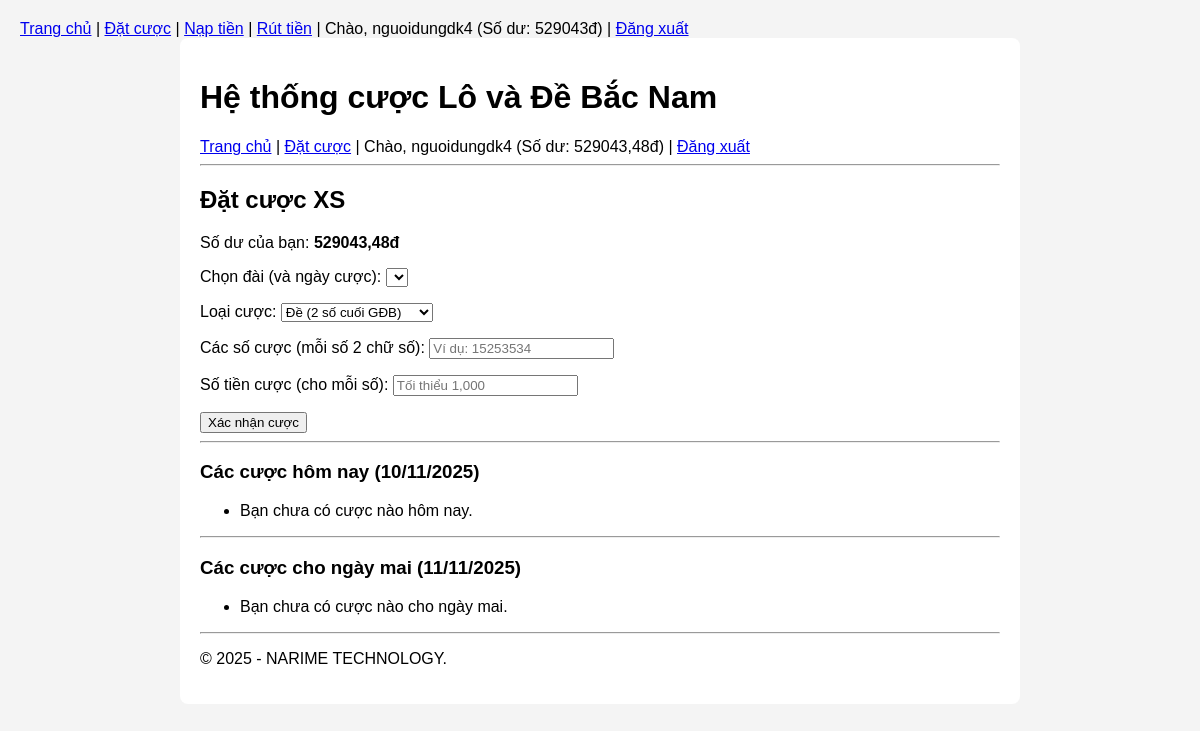
The page /dat-cuoc/ (signed in) on the database as committed earlier.
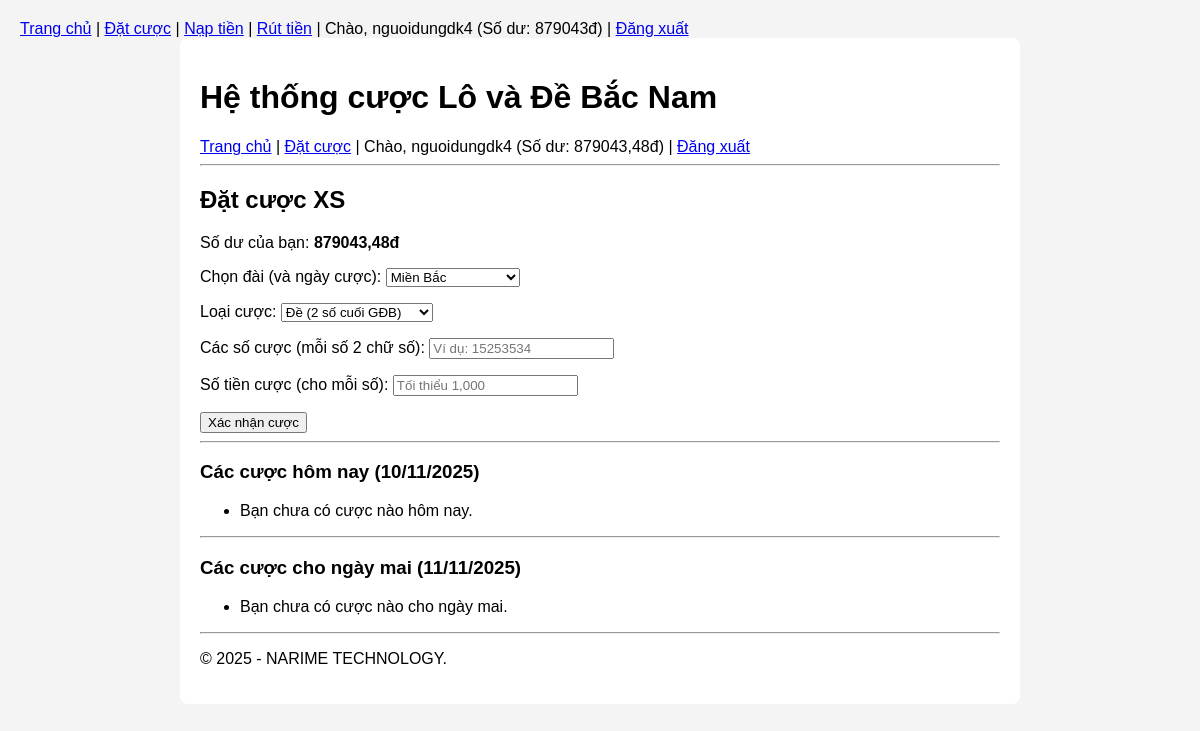
The same page on the database as committed later.
### users/models.py (models this page shows, shortened)
class CustomUser(AbstractUser):
    phone_number = models.CharField(max_length=20, blank=True, null=True)
    date_of_birth = models.DateField(blank=True, null=True)

### wallet/models.py (models this page shows, shortened)
class Wallet(models.Model):
    user = models.OneToOneField(
        settings.AUTH_USER_MODEL,
        on_delete=models.CASCADE,
        related_name='wallet'
    )
    balance = models.DecimalField(
        max_digits=12,
        decimal_places=2,
        default=Decimal('0.00')
    )
    created_at = models.DateTimeField(auto_now_add=True)
    updated_at = models.DateTimeField(auto_now=True)

### lottery/models.py (models this page shows, shortened)
class LotteryStation(models.Model):
    REGION_CHOICES = [
        ('NORTH', 'Miền Bắc'),
        ('SOUTH', 'Miền Nam'),
        ('CENTRAL', 'Miền Trung'),
    ]
    name = models.CharField(max_length=100, unique=True, verbose_name="Tên đài")
    identifier = models.SlugField(max_length=100, unique=True, help_text="Ví dụ: mien-bac, tp-hcm, long-an")
    region = models.CharField(max_length=10, choices=REGION_CHOICES, default='NORTH', verbose_name="Vùng miền")
    prize_count = models.PositiveIntegerField(default=27, verbose_name="Số lượng giải (MB=27, MN/MT=18)")
    cutoff_hour = models.PositiveIntegerField(default=18, help_text="Giờ chốt cược (ví dụ: 18 cho 18h00)")
    schedule_days = models.CharField(
        max_length=50,
        default="ALL",
        help_text="Các thứ quay (0=T2, 6=CN) cách nhau bằng dấu phẩy, hoặc 'ALL' cho 7 ngày"
    )
    class Meta:
        verbose_name = "Đài quay thưởng"
        verbose_name_plural = "Các đài quay thưởng"

### lottery/views.py (the view)
# urls.py: path('dat-cuoc/', views.place_bet_view, name='place_bet'),
@login_required
def place_bet_view(request):
    local_now = get_local_now()
    today_date = local_now.date()
    tomorrow_date = today_date + datetime.timedelta(days=1)
    today_day_of_week = str(today_date.weekday())
    tomorrow_day_of_week = str(tomorrow_date.weekday())
    stations_today_open = LotteryStation.objects.filter(
        (Q(schedule_days="ALL") | Q(schedule_days__contains=today_day_of_week)) &
        Q(cutoff_hour__gt=local_now.hour)  # Lớn hơn giờ hiện tại
    )
    stations_tomorrow = LotteryStation.objects.filter(
        Q(schedule_days="ALL") | Q(schedule_days__contains=tomorrow_day_of_week)
    )
    if request.method == 'POST':
        form = BetForm(
            request.POST,
            stations_today=stations_today_open,
            stations_tomorrow=stations_tomorrow
        )
        if form.is_valid():
            data = form.cleaned_data
            station_id = data['station']
            try:
                selected_station = LotteryStation.objects.get(id=station_id)
            except LotteryStation.DoesNotExist:
                messages.error(request, "Đài bạn chọn không hợp lệ.")
                return redirect('place_bet')
            number_list = data['number']
            amount_per_bet = data['amount']
            bet_type = data['bet_type']
            if selected_station in stations_today_open:
                bet_date = today_date
            elif selected_station in stations_tomorrow:
                bet_date = tomorrow_date
            else:
                messages.error(request, f"Đài {selected_station.name} đã qua giờ chốt cược hoặc không quay hôm nay.")
                return redirect('place_bet')
            user_wallet = request.user.wallet
            total_amount_needed = amount_per_bet * len(number_list)
            if user_wallet.balance < total_amount_needed:
                messages.error(request, f"Số dư không đủ. Cần {total_amount_needed:,.0f}đ.")
                return redirect('place_bet')
            new_bet_messages = []
            updated_bets_messages = []
            try:
                with db_transaction.atomic():
                    user_wallet.balance -= total_amount_needed
                    user_wallet.save()
                    for number in number_list:
                        Transaction.objects.create(  # Model
                            wallet=user_wallet,
                            amount=amount_per_bet,
                            transaction_type='BET',
                            description=f"Cược {bet_type} {selected_station.name} số {number} ngày {bet_date}"
                        )
                        existing_bet = Bet.objects.filter(
                            user=request.user, station=selected_station,
                            bet_type=bet_type, number=number,
                            date=bet_date, status='PENDING'
                        ).first()
                        formatted_amount = f"{amount_per_bet:,.0f}đ"
                        if existing_bet:
                            existing_bet.amount += amount_per_bet
                            existing_bet.save()
                            formatted_total_bet = f"{existing_bet.amount:,.0f}đ"
                            msg = f"Ghi thêm {bet_type} {selected_station.name} {number} (ngày {bet_date}) là: {formatted_total_bet}"
                            updated_bets_messages.append(msg)
                        else:
                            Bet.objects.create(
                                user=request.user, station=selected_station,
                                bet_type=bet_type, number=number,
                                amount=amount_per_bet, date=bet_date,
                                status='PENDING'
                            )
                            msg = f"Cược mới {bet_type} {selected_station.name} số: {number} (ngày {bet_date}) là: {formatted_amount}"
                            new_bet_messages.append(msg)
                for msg in new_bet_messages: messages.success(request, msg)
                for msg in updated_bets_messages: messages.success(request, msg)
                formatted_total = f"{total_amount_needed:,.0f}đ"
                messages.info(request, f"Tổng tiền vừa cược {selected_station.name}: {formatted_total}")
                return redirect('place_bet')
            except IntegrityError:
                messages.error(request,
                               f"Lỗi: Một trong các số cược (ngày {bet_date}, đài {selected_station.name}) đã được xử lý.")
            except Exception as e:
                messages.error(request, f"Có lỗi xảy ra: {e}")
    else:
        form = BetForm(
            stations_today=stations_today_open,
            stations_tomorrow=stations_tomorrow
        )
    today_bets = Bet.objects.filter(user=request.user, date=today_date)
    tomorrow_bets = Bet.objects.filter(user=request.user, date=tomorrow_date)
    return render(request, 'lottery/place_bet.html', {
        'form': form,
        'today_bets': today_bets,
        'tomorrow_bets': tomorrow_bets,
        'tomorrow_date_for_display': tomorrow_date,
        'today_date_for_display': today_date,
    })

### lottery/views.py (called while the page is built)
def get_local_now():
    try:
        return timezone.now().astimezone(timezone.get_current_timezone())
    except Exception as e:
        print(f"LỖI MÚI GIỜ: {e}. Dùng UTC.")
        return timezone.now()

### templates/lottery/place_bet.html (shortened to what this page needs)
{% extends "base.html" %}
{% block content %}
<h2>Đặt cược XS</h2>
<p>Số dư của bạn: <strong>{{ request.user.wallet.balance|floatformat:2 }}đ</strong></p>
<form method="post">
    <p>
        <label for="{{ form.station.id_for_label }}">{{ form.station.label }}:</label>
        <select name="{{ form.station.name }}" id="{{ form.station.id_for_label }}">
            {% for group_name, group_choices in form.station.field.choices %}
                <optgroup label="{{ group_name }}">
                    {% for value, label in group_choices %}
                        <option value="{{ value }}">{{ label }}</option>
                    {% endfor %}
                </optgroup>
            {% endfor %}
        </select>
    </p>
    <p>
        <label for="{{ form.bet_type.id_for_label }}">{{ form.bet_type.label }}:</label>
        {{ form.bet_type }}
    </p>
    <p>
        <label for="{{ form.number.id_for_label }}">{{ form.number.label }}:</label>
        {{ form.number }}
    </p>
    <p>
        <label for="{{ form.amount.id_for_label }}">{{ form.amount.label }}:</label>
        {{ form.amount }}
    </p>
    <button type="submit">Xác nhận cược</button>
</form>
<hr>
<h3>Các cược hôm nay ({{ today_date_for_display|date:"d/m/Y" }})</h3>
<ul>
    {% for bet in today_bets %}
    <li>
        <strong>Đài: {{ bet.station.name }}</strong>
        (Lúc: {{ bet.created_at|time:"H:i" }}) -
        [{{ bet.get_status_display }}] -
        {{ bet.get_bet_type_display }} <strong>{{ bet.number }}</strong> -
        Số tiền: {{ bet.amount }}đ
        {% if bet.status == 'WON' %}
            (Thắng: {{ bet.winnings }}đ)
        {% endif %}
        {% if bet.status == 'PENDING' %}
            <a href="{% url 'delete_bet' bet.id %}"
               onclick="return confirm('Bạn chắc chắn muốn xóa cược này?');"
               style="color: red; margin-left: 10px;">
               [Xóa]
            </a>
        {% endif %}
    </li>
    {% empty %}
    <li>Bạn chưa có cược nào hôm nay.</li>
    {% endfor %}
</ul>
<hr>
<h3>Các cược cho ngày mai ({{ tomorrow_date_for_display|date:"d/m/Y" }})</h3>
<ul>
    {% for bet in tomorrow_bets %}
    <li>
        <strong>Đài: {{ bet.station.name }}</strong>
        (Lúc: {{ bet.created_at|time:"H:i" }}) -
        [Chờ xử lý] -
        {{ bet.get_bet_type_display }} <strong>{{ bet.number }}</strong> -
        Số tiền: {{ bet.amount }}đ
        <a href="{% url 'delete_bet' bet.id %}"
           onclick="return confirm('Bạn chắc chắn muốn xóa cược này?');"
           style="color: red; margin-left: 10px;">
           [Xóa]
        </a>
    </li>
    {% empty %}
    <li>Bạn chưa có cược nào cho ngày mai.</li>
    {% endfor %}
</ul>
{% endblock %}

### templates/base.html (shortened to what this page needs)
<!DOCTYPE html>
<html lang="vi">
<head>
</head>
<nav>
    <a href="/">Trang chủ</a> |
    {% if user.is_authenticated %}
        <a href="{% url 'place_bet' %}">Đặt cược</a> |
        <a href="{% url 'request_deposit' %}">Nạp tiền</a> |
        <a href="{% url 'request_withdrawal' %}">Rút tiền</a> |
        Chào, {{ user.username }}
        (Số dư: {{ user.wallet.balance|floatformat:"0" }}đ) |
        <a href="{% url 'logout' %}">Đăng xuất</a>
    {% else %}
        <a href="{% url 'login' %}">Đăng nhập</a> |
        <a href="{% url 'register' %}">Đăng ký</a>
    {% endif %}
</nav>
<body>
    <div class="container">
        <header>
            <h1>Hệ thống cược Lô và Đề Bắc Nam</h1>
            <nav>
                <a href="/">Trang chủ</a> |
                <a href="{% url 'place_bet' %}">Đặt cược</a>
                {% if user.is_authenticated %}
                    | Chào, {{ user.username }}
                    (Số dư: {{ user.wallet.balance }}đ)
                    | <a href="{% url 'logout' %}">Đăng xuất</a>
                {% else %}
                    | <a href="{% url 'login' %}">Đăng nhập</a>
                {% endif %}
            </nav>
        </header>
        <hr>
        <main>
            {% block content %}
            {% endblock %}
        </main>
        <footer>
            <hr>
            <p>&copy; 2025 - NARIME TECHNOLOGY.</p>
        </footer>
    </div>
</body>
</html>

### templates/base.html (style rules this page uses)
body { font-family: Arial, sans-serif; margin: 20px; background-color: #f4f4f4; }
.container { max-width: 800px; margin: 0 auto; padding: 20px; background-color: #fff; border-radius: 8px; }

Rows that differ between the two databases and show on the page:
changed through a linked row, CustomUser "nguoidungdk4": wallet.balance "529043" → "879043"; wallet.balance "529043,48" → "879043,48"; user.wallet.balance "529043,48" → "879043,48"
added LotteryStation: station "Miền Bắc"
